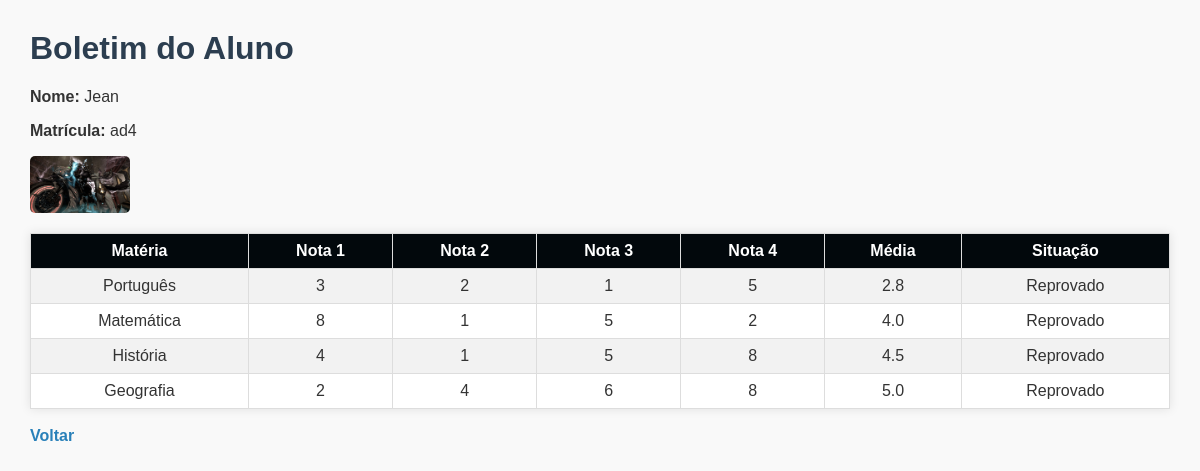
The page /buscar.php?matricula=ad4 (signed in) on the database its author committed.
### tables this page shows
CREATE TABLE `alunos` (
  `id` int(11) NOT NULL,
  `matricula` varchar(20) DEFAULT NULL,
  `nome` varchar(100) DEFAULT NULL,
  `foto` varchar(255) DEFAULT NULL,
  `port1` float DEFAULT NULL,
  `port2` float DEFAULT NULL,
  `port3` float DEFAULT NULL,
  `port4` float DEFAULT NULL,
  `mat1` float DEFAULT NULL,
  `mat2` float DEFAULT NULL,
  `mat3` float DEFAULT NULL,
  `mat4` float DEFAULT NULL,
  `hist1` float DEFAULT NULL,
  `hist2` float DEFAULT NULL,
  `hist3` float DEFAULT NULL,
  `hist4` float DEFAULT NULL,
  `geo1` float DEFAULT NULL,
  `geo2` float DEFAULT NULL,
  `geo3` float DEFAULT NULL,
  `geo4` float DEFAULT NULL
);

### buscar.php (the view, shortened to what this page needs)
<?php
include 'db.php';
$matricula = mysqli_real_escape_string($conn, $_GET['matricula']);
$sql = "SELECT * FROM alunos WHERE matricula = '$matricula'";
$result = mysqli_query($conn, $sql);
$aluno = mysqli_fetch_assoc($result);
$media_port = ($aluno['port1'] + $aluno['port2'] + $aluno['port3'] + $aluno['port4']) / 4;
$situacao_port = $media_port >= 6 ? "Aprovado" : "Reprovado";
$media_mat = ($aluno['mat1'] + $aluno['mat2'] + $aluno['mat3'] + $aluno['mat4']) / 4;
$situacao_mat = $media_mat >= 6 ? "Aprovado" : "Reprovado";
$media_hist = ($aluno['hist1'] + $aluno['hist2'] + $aluno['hist3'] + $aluno['hist4']) / 4;
$situacao_hist = $media_hist >= 6 ? "Aprovado" : "Reprovado";
$media_geo = ($aluno['geo1'] + $aluno['geo2'] + $aluno['geo3'] + $aluno['geo4']) / 4;
$situacao_geo = $media_geo >= 6 ? "Aprovado" : "Reprovado";
?>
<!DOCTYPE html>
<html lang="pt-br">
<head>
    <link rel="stylesheet" href="style.css">
</head>
<body>
    <h1>Boletim do Aluno</h1>
    <p><strong>Nome:</strong> <?php echo $aluno['nome']; ?></p>
    <p><strong>Matrícula:</strong> <?php echo $aluno['matricula']; ?></p>
    <?php if ($aluno['foto']) { ?>
        <p><img src="uploads/<?php echo $aluno['foto']; ?>" width="100"></p>
    <?php } ?>
    <table border="1" cellpadding="10">
        <tr>
            <th>Matéria</th>
            <th>Nota 1</th>
            <th>Nota 2</th>
            <th>Nota 3</th>
            <th>Nota 4</th>
            <th>Média</th>
            <th>Situação</th>
        </tr>
        <tr>
            <td>Português</td>
            <td><?php echo $aluno['port1']; ?></td>
            <td><?php echo $aluno['port2']; ?></td>
            <td><?php echo $aluno['port3']; ?></td>
            <td><?php echo $aluno['port4']; ?></td>
            <td><?php echo number_format($media_port, 1); ?></td>
            <td><?php echo $situacao_port; ?></td>
        </tr>
        <tr>
            <td>Matemática</td>
            <td><?php echo $aluno['mat1']; ?></td>
            <td><?php echo $aluno['mat2']; ?></td>
            <td><?php echo $aluno['mat3']; ?></td>
            <td><?php echo $aluno['mat4']; ?></td>
            <td><?php echo number_format($media_mat, 1); ?></td>
            <td><?php echo $situacao_mat; ?></td>
        </tr>
        <tr>
            <td>História</td>
            <td><?php echo $aluno['hist1']; ?></td>
            <td><?php echo $aluno['hist2']; ?></td>
            <td><?php echo $aluno['hist3']; ?></td>
            <td><?php echo $aluno['hist4']; ?></td>
            <td><?php echo number_format($media_hist, 1); ?></td>
            <td><?php echo $situacao_hist; ?></td>
        </tr>
        <tr>
            <td>Geografia</td>
            <td><?php echo $aluno['geo1']; ?></td>
            <td><?php echo $aluno['geo2']; ?></td>
            <td><?php echo $aluno['geo3']; ?></td>
            <td><?php echo $aluno['geo4']; ?></td>
            <td><?php echo number_format($media_geo, 1); ?></td>
            <td><?php echo $situacao_geo; ?></td>
        </tr>
    </table>
    <br>
    <a href="index.php">Voltar</a>
</body>
</html>

### style.css (style rules this page uses)
body { font-family: Arial, sans-serif; margin: 30px; background-color: #f9f9f9; color: #333; }
h1 { color: #2c3e50; }
a { text-decoration: none; color: #2980b9; font-weight: bold; }
table { border-collapse: collapse; width: 100%; background: #fff; box-shadow: 0 0 10px rgba(0,0,0,0.1); }
th, td { border: 1px solid #ddd; padding: 8px; text-align: center; }
th { background-color: #02080c; color: white; }
tr:nth-child(even) { background-color: #f2f2f2; }
img { border-radius: 5px; }

### rows shown on the page
alunos: nome "Jean", matricula "ad4", foto (picture), port1 "3", port2 "2", port3 "1", port4 "5", media_port "2.8", situacao_port "Reprovado", mat1 "8", mat2 "1", mat3 "5", mat4 "2", media_mat "4.0", situacao_mat "Reprovado", hist1 "4", hist2 "1", hist3 "5", hist4 "8", media_hist "4.5", situacao_hist "Reprovado", geo1 "2", geo2 "4", geo3 "6", geo4 "8", media_geo "5.0", situacao_geo "Reprovado"
